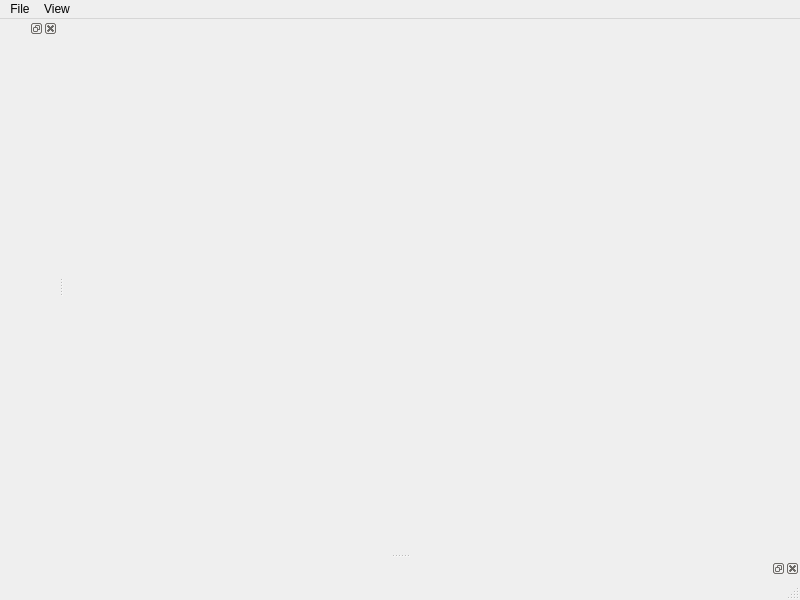
<?xml version="1.0" encoding="UTF-8"?>
<ui version="4.0">
 <class>MainWindow</class>
 <widget class="QMainWindow" name="MainWindow">
  <property name="geometry">
   <rect>
    <x>0</x>
    <y>0</y>
    <width>800</width>
    <height>600</height>
   </rect>
  </property>
  <property name="sizePolicy">
   <sizepolicy hsizetype="Preferred" vsizetype="Preferred">
    <horstretch>80</horstretch>
    <verstretch>0</verstretch>
   </sizepolicy>
  </property>
  <property name="minimumSize">
   <size>
    <width>800</width>
    <height>600</height>
   </size>
  </property>
  <property name="windowTitle">
   <string notr="true">N-Dimension Game Of Life</string>
  </property>
  <property name="windowIcon">
   <iconset>
    <normaloff>icons/icon.png</normaloff>icons/icon.png</iconset>
  </property>
  <widget class="QWidget" name="centralwidget">
   <layout class="QVBoxLayout" name="verticalLayout">
    <item>
     <layout class="QVBoxLayout" name="main_layout"/>
    </item>
   </layout>
  </widget>
  <widget class="QMenuBar" name="menubar">
   <property name="geometry">
    <rect>
     <x>0</x>
     <y>0</y>
     <width>800</width>
     <height>22</height>
    </rect>
   </property>
   <widget class="QMenu" name="menuFile">
    <property name="title">
     <string>File</string>
    </property>
    <addaction name="actionOpen"/>
    <addaction name="actionSave"/>
    <addaction name="actionSave_As"/>
   </widget>
   <widget class="QMenu" name="menuView">
    <property name="title">
     <string>View</string>
    </property>
   </widget>
   <addaction name="menuFile"/>
   <addaction name="menuView"/>
  </widget>
  <widget class="QStatusBar" name="statusbar"/>
  <widget class="QDockWidget" name="dockWidget">
   <property name="allowedAreas">
    <set>Qt::LeftDockWidgetArea|Qt::RightDockWidgetArea</set>
   </property>
   <attribute name="dockWidgetArea">
    <number>1</number>
   </attribute>
   <widget class="QWidget" name="dockWidgetContents"/>
  </widget>
  <widget class="QDockWidget" name="coordsDock">
   <property name="allowedAreas">
    <set>Qt::BottomDockWidgetArea|Qt::TopDockWidgetArea</set>
   </property>
   <property name="windowTitle">
    <string/>
   </property>
   <attribute name="dockWidgetArea">
    <number>8</number>
   </attribute>
   <widget class="QWidget" name="dockWidgetContents_2"/>
  </widget>
  <action name="actionOpen">
   <property name="text">
    <string>Open</string>
   </property>
   <property name="shortcut">
    <string notr="true">Ctrl+O</string>
   </property>
  </action>
  <action name="actionSave">
   <property name="text">
    <string>Save</string>
   </property>
   <property name="shortcut">
    <string notr="true">Ctrl+S</string>
   </property>
  </action>
  <action name="actionSave_As">
   <property name="text">
    <string>Save As</string>
   </property>
   <property name="shortcut">
    <string notr="true">Ctrl+Shift+S</string>
   </property>
  </action>
 </widget>
 <resources/>
 <connections/>
</ui>
